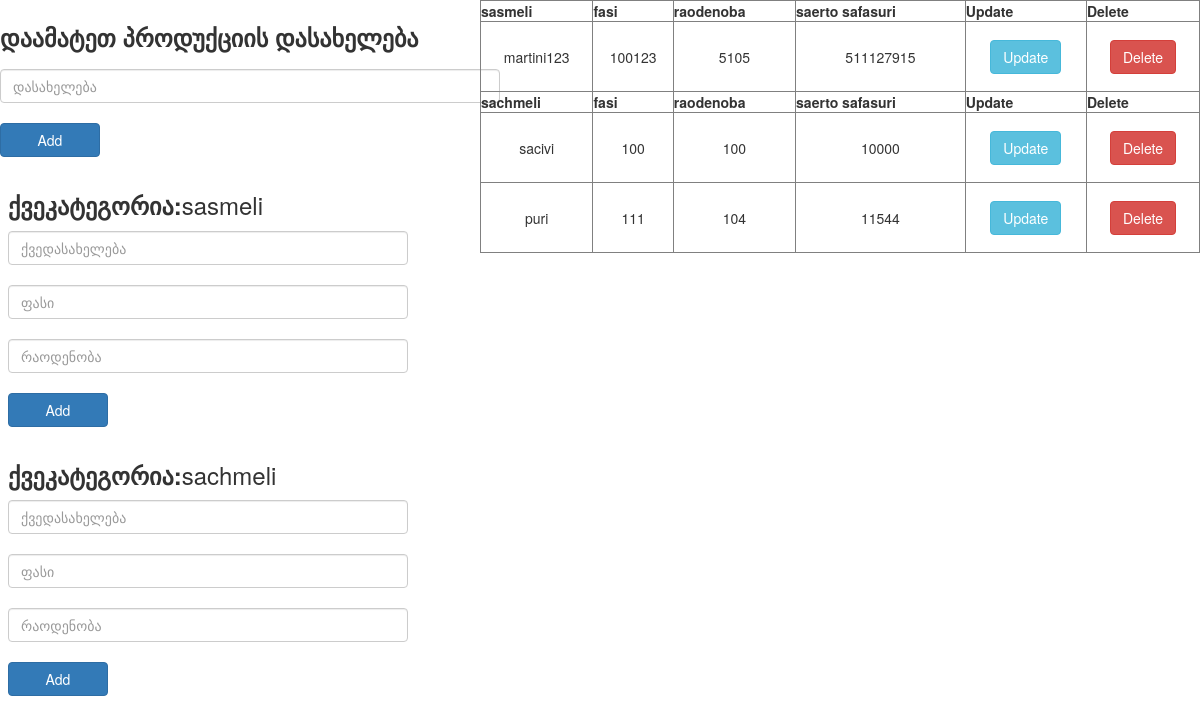
The page / on the database its author committed.
### tables this page shows
CREATE TABLE IF NOT EXISTS `sawyobi` (
  `id` int(11) NOT NULL AUTO_INCREMENT,
  `dasaxeleba` varchar(250) NOT NULL,
  PRIMARY KEY (`id`)
);

CREATE TABLE IF NOT EXISTS `qvekategoriebi` (
  `ID` int(11) NOT NULL AUTO_INCREMENT,
  `sawy_id` int(11) NOT NULL,
  `qve_dasaxeleba` varchar(250) NOT NULL,
  `fasi` int(11) NOT NULL,
  `raodenoba` int(11) NOT NULL,
  `statusi` int(11) NOT NULL,
  PRIMARY KEY (`ID`)
);

### index.php (the view, shortened to what this page needs)
<!DOCTYPE html>
<html>
<head>
	<link rel="stylesheet" type="text/css" href="style.css">
	<link rel="stylesheet" href="https://maxcdn.bootstrapcdn.com/bootstrap/3.3.6/css/bootstrap.min.css">
</head>
<body>
<?php
	echo "<div id='main1'>";
		echo "<div id='main'>";
			echo "<div id='form1'>";
				echo "<br />";
				echo "<strong id='title'>"."დაამატეთ პროდუქციის დასახელება"."</strong>";
				echo "<form action='index_action.php'  method='post' class = 'form-group' >";
					echo "<input type='text' name='Dasaxeleba' class = 'form-control' placeholder='დასახელება'>"."<br />";
					echo "<input type='submit' value='Add' class = 'btn btn-primary'>";
				echo "</form>";
			echo "</div>";
			$select=mysql_query("select * from sawyobi");
			$raodenoba=mysql_num_rows($select);
			for ($i=0; $i <$raodenoba ; $i++)
				{
					$personebis_masivi=mysql_fetch_array($select);
					echo "<div id='form3'>";
						echo "<div id='form2'>";
							echo "<h3 id = 'description1'>"."<strong>"."ქვეკატეგორია:"."</strong>".$personebis_masivi['dasaxeleba']."</h3>";
						echo "</div>";
						echo "<form action='qvekategoria_action.php'  method='post' class = 'form-group' >";
							echo "<input type='text' name='Qvekategoria' class = 'form-control' placeholder='ქვედასახელება'>"."<br />";
							echo "<input type='text' name='Fasi' class = 'form-control' placeholder='ფასი'>"."<br/>";
							echo "<input type='text' name='Raodenoba' class = 'form-control' placeholder='რაოდენობა'>"."<br />";
							echo "<input type='submit' value='Add' class = 'btn btn-primary'>";
						echo "</form>";
					echo "</div>";
				}
		echo "</div>";
		echo "<div id='table'>";
			$select=mysql_query("select * from sawyobi");
			$raodenoba=mysql_num_rows($select);
			echo "<table width=\"100%\" border=\"1\" cellspacing=\"0\" cellpadding=\"0\">";
				for($i=0; $i<$raodenoba; $i++)
				{
					$news_array = mysql_fetch_array($select);
					$s_id=$news_array['id'];
					$select1=mysql_query("select * from qvekategoriebi where sawy_id='$s_id'");
					$raodenoba1=mysql_num_rows($select1);
					if($raodenoba1>0)
					{
					echo "<tr>"."<th>".$news_array['dasaxeleba']."</th>"."<th>"."fasi"."</th>"."<th>"."raodenoba"."</th>"."<th>"."saerto safasuri"."</th>"."<th>"."Update"."<th>"."Delete"."</tr>";
					for ($j=0; $j <$raodenoba1 ; $j++)
					{
						$news_array1 = mysql_fetch_array($select1);
						$id = $news_array1["ID"];
						echo "<tr>";
						echo "<td align=\"center\" valign=\"middle\">".$news_array1['qve_dasaxeleba']."</td>";
						echo "<td align=\"center\" valign=\"middle\">".$news_array1['fasi']."</td>";
						echo "<td align=\"center\" valign=\"middle\">".$news_array1['raodenoba']."</td>";
						echo "<td align=\"center\" valign=\"middle\">".$news_array1['raodenoba']*$news_array1['fasi']."</td>";
						echo "<form method='post' action='updating.php'>";
							echo "<td align=\"center\" valign=\"middle\"  height='70'>"."<a href = \"updating.php?ID=$id\" class = \"btn btn-info\">Update </a>";
						echo "</form>";
						echo "<form method='post' action delete.php>";
							echo "<td align=\"center\" valign=\"middle\"  height='70'>"."<a href = \"delete.php?ID=$id\" class = \"btn btn-danger\" >Delete </a>";
						echo "</form>";
					echo "</tr>";
					}
				}
			}
			echo "</table>";
		echo "</div>";
	echo "</div>";
?>
</body>
</html>

### style.css (style rules this page uses)
.form-control { width: 37%; }
.btn-primary { width: 100px; }
.form-group { margin-left: ; margin-top: 3%; }
#main { width:40%; height: auto; float: left; }
#title { text-align: center; font-size: 18pt; }
#form1 { width:500px; height: auto; margin: 0 auto; }
#form2 { width:400px; height: auto; }
#form3 { width:400px; height: auto; float: right; margin-right: 15%; }
#main1 { width:100%; height: 1000px; }
#table { width: 60%; height: auto; float: right; }

### rows shown on the page
sawyobi: dasaxeleba "sasmeli"
sawyobi: dasaxeleba "sachmeli"
qvekategoriebi: qve_dasaxeleba "martini123", fasi "100123", raodenoba "5105", $news_array1['raodenoba']*$news_array1['fasi'] "511127915"
qvekategoriebi: qve_dasaxeleba "sacivi", fasi "100", raodenoba "100", $news_array1['raodenoba']*$news_array1['fasi'] "10000"
qvekategoriebi: qve_dasaxeleba "puri", fasi "111", raodenoba "104", $news_array1['raodenoba']*$news_array1['fasi'] "11544"
